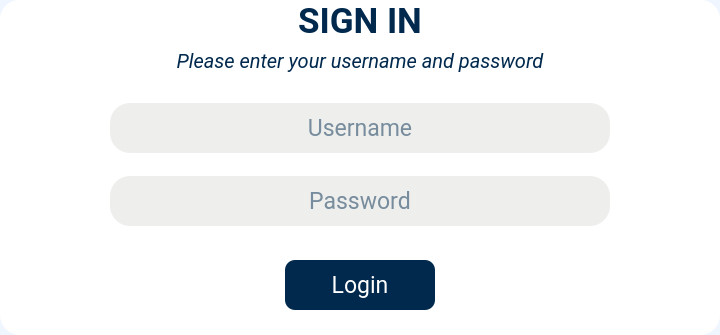
      <widget class="QWidget" name="Page_signin">
       <property name="font">
        <font>
         <family>Roboto</family>
         <pointsize>9</pointsize>
         <weight>50</weight>
         <bold>false</bold>
        </font>
       </property>
       <property name="styleSheet">
        <string notr="true">background-color: rgb(240, 246, 255);</string>
       </property>
       <layout class="QGridLayout" name="gridLayout_2">
        <property name="leftMargin">
         <number>0</number>
        </property>
        <property name="topMargin">
         <number>0</number>
        </property>
        <property name="rightMargin">
         <number>0</number>
        </property>
        <property name="bottomMargin">
         <number>0</number>
        </property>
        <property name="spacing">
         <number>0</number>
        </property>
        <item row="0" column="0">
         <widget class="QFrame" name="Sigin_form">
          <property name="maximumSize">
           <size>
            <width>720</width>
            <height>360</height>
           </size>
          </property>
          <property name="styleSheet">
           <string notr="true">background-color: rgb(255, 255, 255);
border-radius: 20px;</string>
          </property>
          <property name="frameShape">
           <enum>QFrame::NoFrame</enum>
          </property>
          <property name="frameShadow">
           <enum>QFrame::Raised</enum>
          </property>
          <property name="lineWidth">
           <number>5</number>
          </property>
          <layout class="QFormLayout" name="formLayout_2">
           <property name="labelAlignment">
            <set>Qt::AlignBottom|Qt::AlignHCenter</set>
           </property>
           <property name="formAlignment">
            <set>Qt::AlignCenter</set>
           </property>
           <property name="horizontalSpacing">
            <number>0</number>
           </property>
           <property name="verticalSpacing">
            <number>0</number>
           </property>
           <property name="leftMargin">
            <number>0</number>
           </property>
           <property name="topMargin">
            <number>0</number>
           </property>
           <property name="rightMargin">
            <number>0</number>
           </property>
           <property name="bottomMargin">
            <number>25</number>
           </property>
           <item row="1" column="0">
            <widget class="QFrame" name="Title">
             <property name="minimumSize">
              <size>
               <width>720</width>
               <height>80</height>
              </size>
             </property>
             <property name="maximumSize">
              <size>
               <width>720</width>
               <height>80</height>
              </size>
             </property>
             <property name="styleSheet">
              <string notr="true">color: rgb(0, 41, 77);</string>
             </property>
             <property name="frameShape">
              <enum>QFrame::NoFrame</enum>
             </property>
             <property name="frameShadow">
              <enum>QFrame::Raised</enum>
             </property>
             <layout class="QVBoxLayout" name="verticalLayout_4">
              <property name="spacing">
               <number>0</number>
              </property>
              <property name="leftMargin">
               <number>0</number>
              </property>
              <property name="topMargin">
               <number>0</number>
              </property>
              <property name="rightMargin">
               <number>0</number>
              </property>
              <property name="bottomMargin">
               <number>0</number>
              </property>
              <item>
               <widget class="QLabel" name="label_2">
                <property name="sizePolicy">
                 <sizepolicy hsizetype="Preferred" vsizetype="Preferred">
                  <horstretch>1</horstretch>
                  <verstretch>0</verstretch>
                 </sizepolicy>
                </property>
                <property name="minimumSize">
                 <size>
                  <width>720</width>
                  <height>0</height>
                 </size>
                </property>
                <property name="maximumSize">
                 <size>
                  <width>720</width>
                  <height>100</height>
                 </size>
                </property>
                <property name="font">
                 <font>
                  <family>Roboto</family>
                  <pointsize>26</pointsize>
                  <weight>75</weight>
                  <bold>true</bold>
                 </font>
                </property>
                <property name="focusPolicy">
                 <enum>Qt::TabFocus</enum>
                </property>
                <property name="text">
                 <string>SIGN IN</string>
                </property>
                <property name="scaledContents">
                 <bool>false</bool>
                </property>
                <property name="alignment">
                 <set>Qt::AlignCenter</set>
                </property>
               </widget>
              </item>
              <item>
               <widget class="QLabel" name="label_4">
                <property name="sizePolicy">
                 <sizepolicy hsizetype="Preferred" vsizetype="Preferred">
                  <horstretch>1</horstretch>
                  <verstretch>0</verstretch>
                 </sizepolicy>
                </property>
                <property name="minimumSize">
                 <size>
                  <width>720</width>
                  <height>0</height>
                 </size>
                </property>
                <property name="maximumSize">
                 <size>
                  <width>720</width>
                  <height>100</height>
                 </size>
                </property>
                <property name="font">
                 <font>
                  <family>Roboto</family>
                  <pointsize>15</pointsize>
                  <weight>50</weight>
                  <italic>true</italic>
                  <bold>false</bold>
                 </font>
                </property>
                <property name="text">
                 <string>Please enter your username and password</string>
                </property>
                <property name="textFormat">
                 <enum>Qt::PlainText</enum>
                </property>
                <property name="alignment">
                 <set>Qt::AlignCenter</set>
                </property>
               </widget>
              </item>
             </layout>
            </widget>
           </item>
           <item row="3" column="0">
            <widget class="QFrame" name="Frame_btnlogin">
             <property name="minimumSize">
              <size>
               <width>720</width>
               <height>60</height>
              </size>
             </property>
             <property name="maximumSize">
              <size>
               <width>720</width>
               <height>60</height>
              </size>
             </property>
             <property name="frameShape">
              <enum>QFrame::StyledPanel</enum>
             </property>
             <property name="frameShadow">
              <enum>QFrame::Raised</enum>
             </property>
             <widget class="QPushButton" name="Signin_btn_login">
              <property name="geometry">
               <rect>
                <x>285</x>
                <y>10</y>
                <width>150</width>
                <height>50</height>
               </rect>
              </property>
              <property name="minimumSize">
               <size>
                <width>150</width>
                <height>50</height>
               </size>
              </property>
              <property name="maximumSize">
               <size>
                <width>150</width>
                <height>50</height>
               </size>
              </property>
              <property name="font">
               <font>
                <family>Roboto</family>
                <pointsize>17</pointsize>
                <weight>50</weight>
                <italic>false</italic>
                <bold>false</bold>
               </font>
              </property>
              <property name="focusPolicy">
               <enum>Qt::WheelFocus</enum>
              </property>
              <property name="styleSheet">
               <string notr="true">
QPushButton{
background-color: rgb(0, 41, 77);
color: rgb(255, 255, 255);
border-radius:10px;
}
QPushButton:hover{
	background-color: rgb(216, 229, 254);
	color: rgb(0, 41, 77);
}</string>
              </property>
              <property name="text">
               <string>Login</string>
              </property>
              <property name="autoDefault">
               <bool>true</bool>
              </property>
              <property name="default">
               <bool>true</bool>
              </property>
             </widget>
            </widget>
           </item>
           <item row="2" column="0">
            <widget class="QFrame" name="LineEdit_sigin">
             <property name="minimumSize">
              <size>
               <width>720</width>
               <height>170</height>
              </size>
             </property>
             <property name="maximumSize">
              <size>
               <width>720</width>
               <height>170</height>
              </size>
             </property>
             <property name="frameShape">
              <enum>QFrame::StyledPanel</enum>
             </property>
             <property name="frameShadow">
              <enum>QFrame::Raised</enum>
             </property>
             <layout class="QVBoxLayout" name="verticalLayout_5">
              <property name="spacing">
               <number>0</number>
              </property>
              <property name="leftMargin">
               <number>0</number>
              </property>
              <property name="topMargin">
               <number>0</number>
              </property>
              <property name="rightMargin">
               <number>0</number>
              </property>
              <property name="bottomMargin">
               <number>0</number>
              </property>
              <item alignment="Qt::AlignHCenter">
               <widget class="QLineEdit" name="Signin_username">
                <property name="sizePolicy">
                 <sizepolicy hsizetype="Preferred" vsizetype="Preferred">
                  <horstretch>0</horstretch>
                  <verstretch>0</verstretch>
                 </sizepolicy>
                </property>
                <property name="minimumSize">
                 <size>
                  <width>500</width>
                  <height>50</height>
                 </size>
                </property>
                <property name="maximumSize">
                 <size>
                  <width>500</width>
                  <height>50</height>
                 </size>
                </property>
                <property name="font">
                 <font>
                  <family>Roboto</family>
                  <pointsize>17</pointsize>
                  <weight>50</weight>
                  <bold>false</bold>
                 </font>
                </property>
                <property name="focusPolicy">
                 <enum>Qt::StrongFocus</enum>
                </property>
                <property name="styleSheet">
                 <string notr="true">background-color: rgb(238, 238, 236);
color: rgb(0, 41, 77);</string>
                </property>
                <property name="text">
                 <string/>
                </property>
                <property name="alignment">
                 <set>Qt::AlignCenter</set>
                </property>
                <property name="placeholderText">
                 <string>Username</string>
                </property>
                <property name="cursorMoveStyle">
                 <enum>Qt::VisualMoveStyle</enum>
                </property>
                <property name="clearButtonEnabled">
                 <bool>false</bool>
                </property>
               </widget>
              </item>
              <item alignment="Qt::AlignHCenter">
               <widget class="QLineEdit" name="Signin_password">
                <property name="sizePolicy">
                 <sizepolicy hsizetype="Preferred" vsizetype="Preferred">
                  <horstretch>0</horstretch>
                  <verstretch>0</verstretch>
                 </sizepolicy>
                </property>
                <property name="minimumSize">
                 <size>
                  <width>500</width>
                  <height>50</height>
                 </size>
                </property>
                <property name="maximumSize">
                 <size>
                  <width>500</width>
                  <height>50</height>
                 </size>
                </property>
                <property name="font">
                 <font>
                  <family>Roboto</family>
                  <pointsize>17</pointsize>
                 </font>
                </property>
                <property name="focusPolicy">
                 <enum>Qt::StrongFocus</enum>
                </property>
                <property name="styleSheet">
                 <string notr="true">background-color: rgb(238, 238, 236);
color: rgb(0, 41, 77);</string>
                </property>
                <property name="text">
                 <string/>
                </property>
                <property name="echoMode">
                 <enum>QLineEdit::Password</enum>
                </property>
                <property name="alignment">
                 <set>Qt::AlignCenter</set>
                </property>
                <property name="placeholderText">
                 <string>Password</string>
                </property>
                <property name="cursorMoveStyle">
                 <enum>Qt::LogicalMoveStyle</enum>
                </property>
                <property name="clearButtonEnabled">
                 <bool>true</bool>
                </property>
               </widget>
              </item>
             </layout>
            </widget>
           </item>
          </layout>
         </widget>
        </item>
       </layout>
      </widget>
